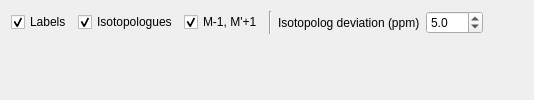
                  <widget class="QWidget" name="tab_3">
                   <attribute name="title">
                    <string>Mass spectra</string>
                   </attribute>
                   <layout class="QGridLayout" name="gridLayout_29">
                    <item row="0" column="0">
                     <layout class="QHBoxLayout" name="horizontalLayout_7">
                      <item>
                       <widget class="QCheckBox" name="MSLabels">
                        <property name="text">
                         <string>Labels</string>
                        </property>
                        <property name="checked">
                         <bool>true</bool>
                        </property>
                       </widget>
                      </item>
                      <item>
                       <widget class="QCheckBox" name="MSIsos">
                        <property name="text">
                         <string>Isotopologues</string>
                        </property>
                        <property name="checked">
                         <bool>true</bool>
                        </property>
                       </widget>
                      </item>
                      <item>
                       <widget class="QCheckBox" name="drawFPIsotopologues">
                        <property name="text">
                         <string>M-1, M'+1</string>
                        </property>
                        <property name="checked">
                         <bool>true</bool>
                        </property>
                       </widget>
                      </item>
                      <item>
                       <widget class="Line" name="line_10">
                        <property name="orientation">
                         <enum>Qt::Vertical</enum>
                        </property>
                       </widget>
                      </item>
                      <item>
                       <widget class="QLabel" name="label_8">
                        <property name="text">
                         <string>Isotopolog deviation (ppm)</string>
                        </property>
                       </widget>
                      </item>
                      <item>
                       <widget class="QDoubleSpinBox" name="doubleSpinBox_isotopologAnnotationPPM">
                        <property name="decimals">
                         <number>1</number>
                        </property>
                        <property name="value">
                         <double>5.000000000000000</double>
                        </property>
                       </widget>
                      </item>
                      <item>
                       <spacer name="horizontalSpacer_25">
                        <property name="orientation">
                         <enum>Qt::Horizontal</enum>
                        </property>
                        <property name="sizeHint" stdset="0">
                         <size>
                          <width>40</width>
                          <height>20</height>
                         </size>
                        </property>
                       </spacer>
                      </item>
                     </layout>
                    </item>
                    <item row="1" column="0">
                     <widget class="QWidget" name="visualizationWidget3" native="true">
                      <property name="sizePolicy">
                       <sizepolicy hsizetype="Preferred" vsizetype="Expanding">
                        <horstretch>0</horstretch>
                        <verstretch>0</verstretch>
                       </sizepolicy>
                      </property>
                     </widget>
                    </item>
                   </layout>
                  </widget>
